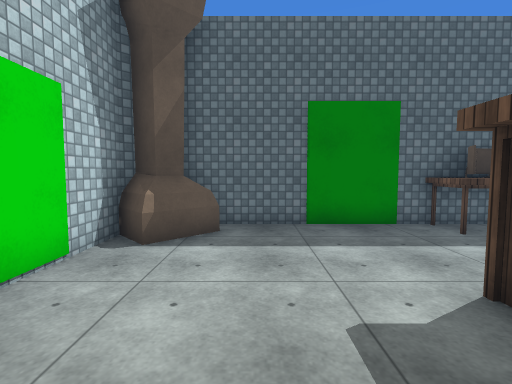
[1] (above)

12 first-person views from a walk through a scene from a Unity 3-D project. The camera is 1.4 m above the floor, tilts 4° down and sees 85° across. The floor is counted in squares, 1 m on a side. Each view is taken from the middle of a square. On the plan, view 1 faces up. The plan holds only what a view shows up to about 14 squares ahead; the rest is blank. The player is left out. Surface patterns are stand-ins for the level's own textures.

[2]
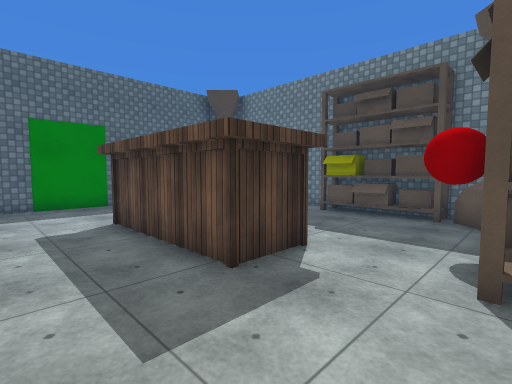

[3]
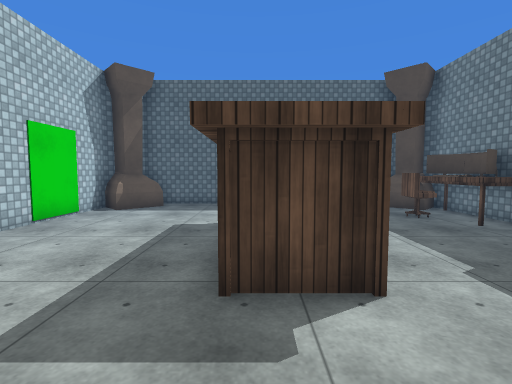

[4]
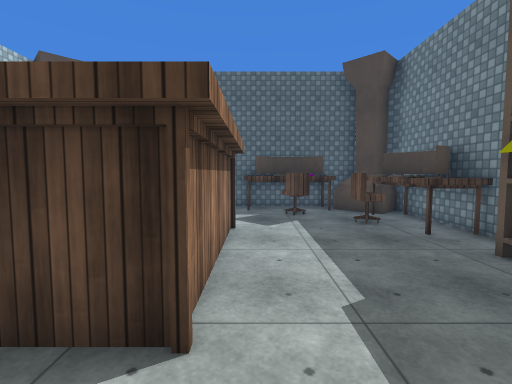

[5]
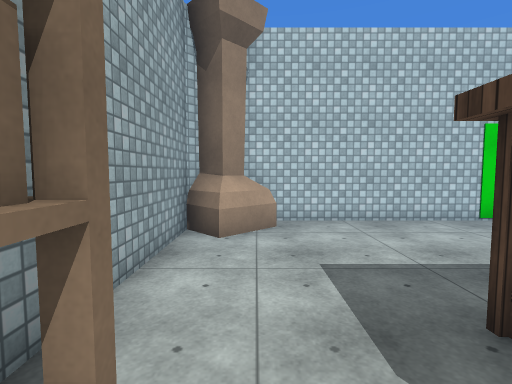

[6]
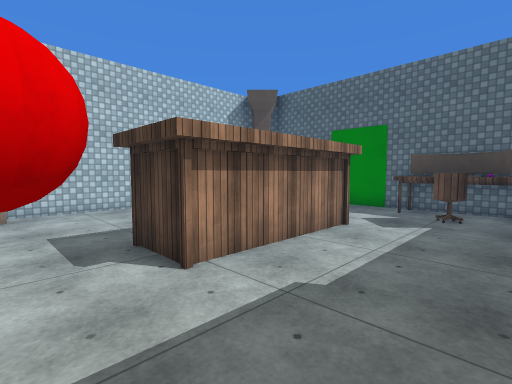

[7]
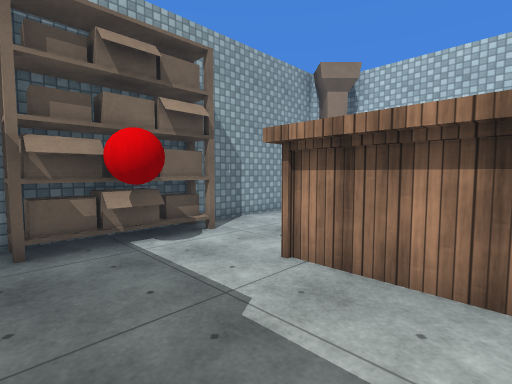

[8]
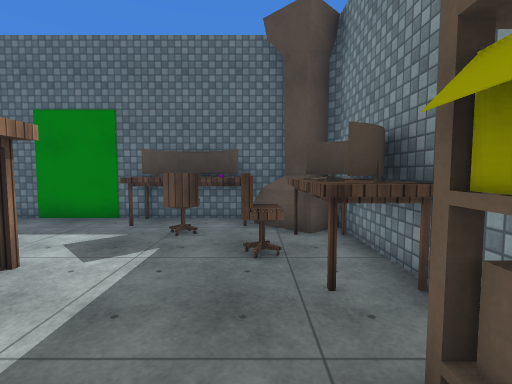

[9]
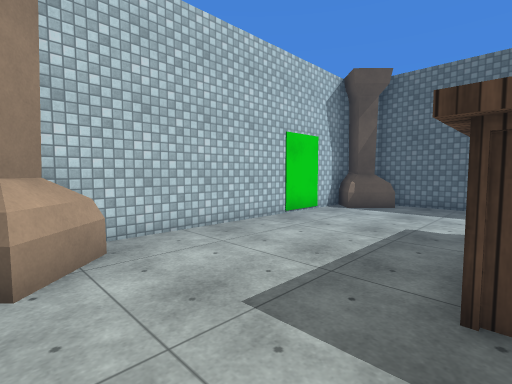

[10]
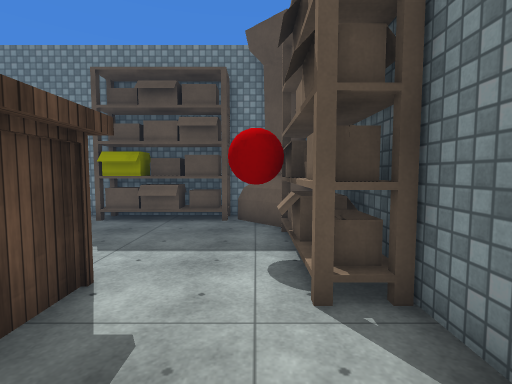

[11]
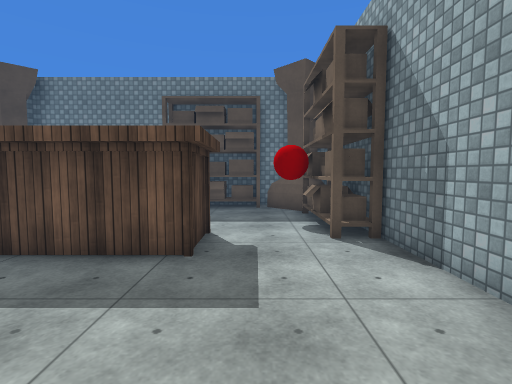

[12]
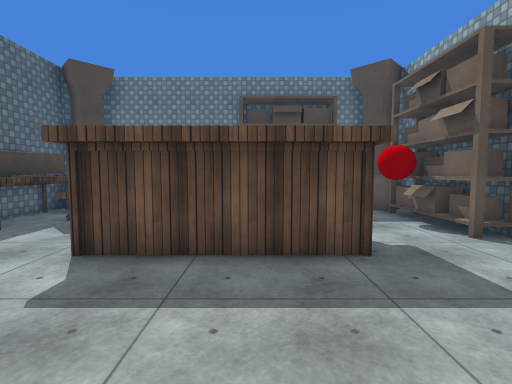

### Floor plan
Points are (right, up) in squares from view 1. A wall is a line through its corners. A room is listed if a view was taken in it or the views show most of it. See-through windows are left out.
Room 1 (views 1, 2, 3, 4, 5, 6, 7, 8, 9, 10, 11, 12)
walls: (5.2, -4.9) (6.1, -4.9); (9.1, 3.4) (9.1, 4.4); (4.1, -5.5) (4.1, -4.9); (3.8, -5.8) (3.8, -4.6) (7.7, -4.6); (9.3, -1.8) (9.3, -0.9); (-1.6, 6.7) (-2.2, 6.2); (9.1, -3.2) (9.1, 0.8); (-2.3, -4.2) (-1.7, -4.8); (-3.1, 6.2) (-3.1, -4.4); (-2.9, 6.5) (-3.1, 6.4); (-2.2, -5.4) (-1.9, -5.7); (-2.1, -5.7) (9, -5.7); (10.2, -4.1) (10.2, 2.5); (9, 7.5) (-2, 7.5); (10, 6.6) (9.3, 6.1) (8.8, 6.7)
low walls: (5.3, -4.4) (6.4, -4.4); (4.1, -4.9) (5, -4.9); (8.9, -1.8) (8.9, -0.6); (5.2, -5.5) (6.3, -5.5); (-2.2, -3.5) (-0.9, -4.8); (-0.9, 6.7) (-2.2, 5.3); (9.3, -2.9) (9.3, -2); (8, -4.7) (9.3, -3.4); (10.2, 6.3) (9.2, 5.4) (7.9, 6.7); (10.3, 6.2) (9.3, 5.2)
objects: table (3, -2) to (4, 3); table (5, 6) to (8, 7); red ball (6, -4); chair (6, 5) to (7, 5); chair (8, 4); table (9, 2) to (10, 5)

Where each view was taken, in squares from view 1:
view 1: 0 up, 0 right, facing up
view 2: 5 down, 0 right, facing up-right
view 3: 5 down, 3 right, facing up
view 4: 4 down, 5 right, facing up
view 5: 4 down, 5 right, facing left
view 6: 4 down, 8 right, facing up-left
view 7: 1 up, 8 right, facing down-left
view 8: 1 down, 8 right, facing up
view 9: 5 down, 3 right, facing up-left
view 10: 4 down, 1 right, facing right
view 11: 3 down, 2 left, facing right
view 12: 0 up, 2 left, facing right
